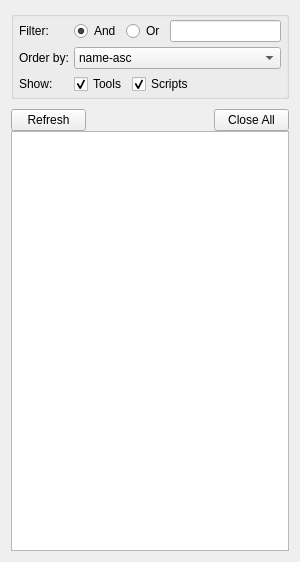
<?xml version="1.0" encoding="UTF-8"?>
<ui version="4.0">
 <class>toolManagerUI</class>
 <widget class="QWidget" name="toolManagerUI">
  <property name="geometry">
   <rect>
    <x>0</x>
    <y>0</y>
    <width>300</width>
    <height>562</height>
   </rect>
  </property>
  <property name="sizePolicy">
   <sizepolicy hsizetype="Ignored" vsizetype="Ignored">
    <horstretch>0</horstretch>
    <verstretch>0</verstretch>
   </sizepolicy>
  </property>
  <property name="minimumSize">
   <size>
    <width>300</width>
    <height>400</height>
   </size>
  </property>
  <property name="windowTitle">
   <string>Form</string>
  </property>
  <layout class="QVBoxLayout" name="verticalLayout">
   <property name="spacing">
    <number>0</number>
   </property>
   <item>
    <layout class="QVBoxLayout" name="vl_01">
     <property name="spacing">
      <number>0</number>
     </property>
     <item>
      <widget class="QGroupBox" name="gb_01">
       <property name="title">
        <string/>
       </property>
       <layout class="QGridLayout" name="gridLayout">
        <property name="leftMargin">
         <number>5</number>
        </property>
        <property name="topMargin">
         <number>3</number>
        </property>
        <property name="rightMargin">
         <number>5</number>
        </property>
        <property name="bottomMargin">
         <number>2</number>
        </property>
        <property name="spacing">
         <number>5</number>
        </property>
        <item row="0" column="0">
         <layout class="QVBoxLayout" name="vl_02">
          <item>
           <layout class="QHBoxLayout" name="hl_02">
            <item>
             <widget class="QLabel" name="lb_filter">
              <property name="minimumSize">
               <size>
                <width>50</width>
                <height>0</height>
               </size>
              </property>
              <property name="maximumSize">
               <size>
                <width>50</width>
                <height>16777215</height>
               </size>
              </property>
              <property name="text">
               <string>Filter:</string>
              </property>
             </widget>
            </item>
            <item>
             <widget class="QRadioButton" name="rb_filterAnd">
              <property name="text">
               <string>And</string>
              </property>
              <property name="checked">
               <bool>true</bool>
              </property>
             </widget>
            </item>
            <item>
             <widget class="QRadioButton" name="rb_filterOr">
              <property name="text">
               <string>Or</string>
              </property>
             </widget>
            </item>
            <item>
             <widget class="QLineEdit" name="le_filter">
              <property name="minimumSize">
               <size>
                <width>100</width>
                <height>0</height>
               </size>
              </property>
              <property name="maximumSize">
               <size>
                <width>16777215</width>
                <height>16777215</height>
               </size>
              </property>
             </widget>
            </item>
           </layout>
          </item>
          <item>
           <layout class="QHBoxLayout" name="hl_03">
            <item>
             <widget class="QLabel" name="lb_orderBy">
              <property name="minimumSize">
               <size>
                <width>50</width>
                <height>0</height>
               </size>
              </property>
              <property name="maximumSize">
               <size>
                <width>50</width>
                <height>16777215</height>
               </size>
              </property>
              <property name="text">
               <string>Order by:</string>
              </property>
             </widget>
            </item>
            <item>
             <widget class="QComboBox" name="cb_orderBy">
              <property name="minimumSize">
               <size>
                <width>160</width>
                <height>0</height>
               </size>
              </property>
              <property name="maximumSize">
               <size>
                <width>16777215</width>
                <height>16777215</height>
               </size>
              </property>
              <item>
               <property name="text">
                <string>name-asc</string>
               </property>
              </item>
              <item>
               <property name="text">
                <string>name-desc</string>
               </property>
              </item>
             </widget>
            </item>
           </layout>
          </item>
          <item>
           <layout class="QHBoxLayout" name="hl_04">
            <item>
             <widget class="QLabel" name="lb_show">
              <property name="minimumSize">
               <size>
                <width>50</width>
                <height>0</height>
               </size>
              </property>
              <property name="maximumSize">
               <size>
                <width>50</width>
                <height>16777215</height>
               </size>
              </property>
              <property name="text">
               <string>Show:</string>
              </property>
             </widget>
            </item>
            <item>
             <widget class="QCheckBox" name="cb_showTools">
              <property name="text">
               <string>Tools</string>
              </property>
              <property name="checked">
               <bool>true</bool>
              </property>
             </widget>
            </item>
            <item>
             <widget class="QCheckBox" name="cb_showScripts">
              <property name="text">
               <string>Scripts</string>
              </property>
              <property name="checked">
               <bool>true</bool>
              </property>
             </widget>
            </item>
            <item>
             <spacer name="hs_04">
              <property name="orientation">
               <enum>Qt::Horizontal</enum>
              </property>
              <property name="sizeHint" stdset="0">
               <size>
                <width>158</width>
                <height>20</height>
               </size>
              </property>
             </spacer>
            </item>
           </layout>
          </item>
         </layout>
        </item>
       </layout>
      </widget>
     </item>
     <item>
      <layout class="QHBoxLayout" name="hl_01">
       <property name="topMargin">
        <number>10</number>
       </property>
       <item>
        <widget class="QPushButton" name="pb_refresh">
         <property name="minimumSize">
          <size>
           <width>75</width>
           <height>0</height>
          </size>
         </property>
         <property name="maximumSize">
          <size>
           <width>75</width>
           <height>16777215</height>
          </size>
         </property>
         <property name="text">
          <string>Refresh</string>
         </property>
        </widget>
       </item>
       <item>
        <spacer name="hs_01">
         <property name="orientation">
          <enum>Qt::Horizontal</enum>
         </property>
         <property name="sizeHint" stdset="0">
          <size>
           <width>158</width>
           <height>20</height>
          </size>
         </property>
        </spacer>
       </item>
       <item>
        <widget class="QPushButton" name="pb_closeAll">
         <property name="minimumSize">
          <size>
           <width>75</width>
           <height>0</height>
          </size>
         </property>
         <property name="maximumSize">
          <size>
           <width>75</width>
           <height>16777215</height>
          </size>
         </property>
         <property name="text">
          <string>Close All</string>
         </property>
        </widget>
       </item>
      </layout>
     </item>
     <item>
      <widget class="QTreeWidget" name="tr_toolsTree">
       <property name="frameShape">
        <enum>QFrame::StyledPanel</enum>
       </property>
       <property name="midLineWidth">
        <number>0</number>
       </property>
       <property name="alternatingRowColors">
        <bool>true</bool>
       </property>
       <property name="selectionBehavior">
        <enum>QAbstractItemView::SelectItems</enum>
       </property>
       <property name="rootIsDecorated">
        <bool>true</bool>
       </property>
       <property name="uniformRowHeights">
        <bool>false</bool>
       </property>
       <property name="columnCount">
        <number>0</number>
       </property>
       <attribute name="headerVisible">
        <bool>true</bool>
       </attribute>
       <attribute name="headerCascadingSectionResizes">
        <bool>false</bool>
       </attribute>
       <attribute name="headerDefaultSectionSize">
        <number>20</number>
       </attribute>
       <attribute name="headerHighlightSections">
        <bool>false</bool>
       </attribute>
       <attribute name="headerMinimumSectionSize">
        <number>20</number>
       </attribute>
       <attribute name="headerShowSortIndicator" stdset="0">
        <bool>false</bool>
       </attribute>
       <attribute name="headerStretchLastSection">
        <bool>false</bool>
       </attribute>
      </widget>
     </item>
    </layout>
   </item>
  </layout>
 </widget>
 <tabstops>
  <tabstop>rb_filterAnd</tabstop>
  <tabstop>rb_filterOr</tabstop>
  <tabstop>le_filter</tabstop>
  <tabstop>cb_orderBy</tabstop>
  <tabstop>cb_showTools</tabstop>
  <tabstop>cb_showScripts</tabstop>
 </tabstops>
 <resources/>
 <connections/>
</ui>
